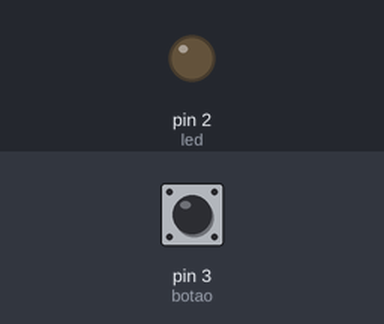
Bench run of a sketch on a simulated Arduino Uno, built with avr-gcc and run on an emulated ATmega328P. Parts: output pins drawn as LEDs (lit = HIGH). Inputs (shaded band) come from the test bench; at power-on: pin 3 (botao) LOW.

Above: at 1.2 s.
1.3 s: pin 3 (botao) pulled HIGH for 3.2 s
At 4.6 s:
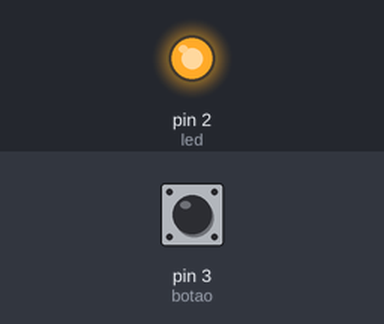
6.0 s: pin 3 (botao) pulled HIGH for 0.15 s
At 7.5 s:
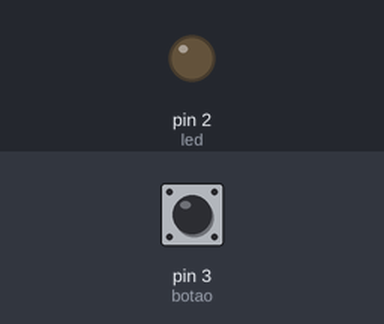
Timing chart, 0 to 9.0 s (numbered marks = the images above; inputs shaded):
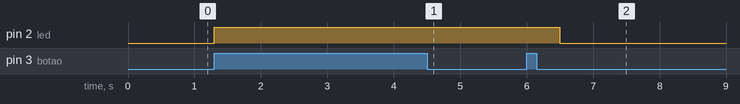

The sketch:

push_botton.ino
```cpp
int led = 2;
int botao = 3;
int pressionado = 0;
int ligado = 0;

void setup()
{
  pinMode(led, OUTPUT);
  pinMode(botao, INPUT);
}

void loop()
{
	pressionado = digitalRead(botao);
  if (pressionado == HIGH) {
    digitalWrite(led, HIGH);
    delay(500);
  switch(ligado) {
    case 0:
    	digitalWrite(led, HIGH);
    	ligado = 1;
    break;
    case 1:
    	digitalWrite(led, LOW);
    	ligado = 0;
    break; }}


}
```

Measured:
- after the input at 1.3 s, pin 2 (led): LOW → HIGH at once
- after the input at 6.0 s, pin 2 (led): HIGH → LOW after 0.50 s
